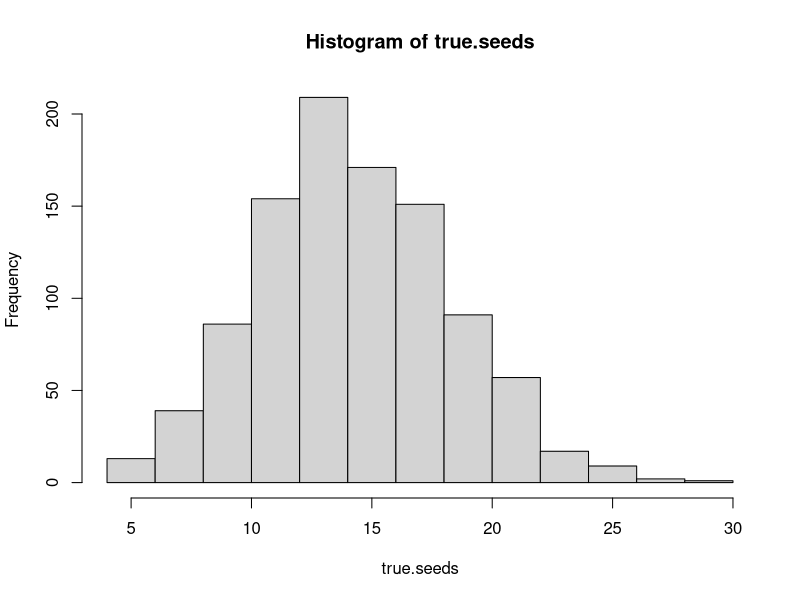
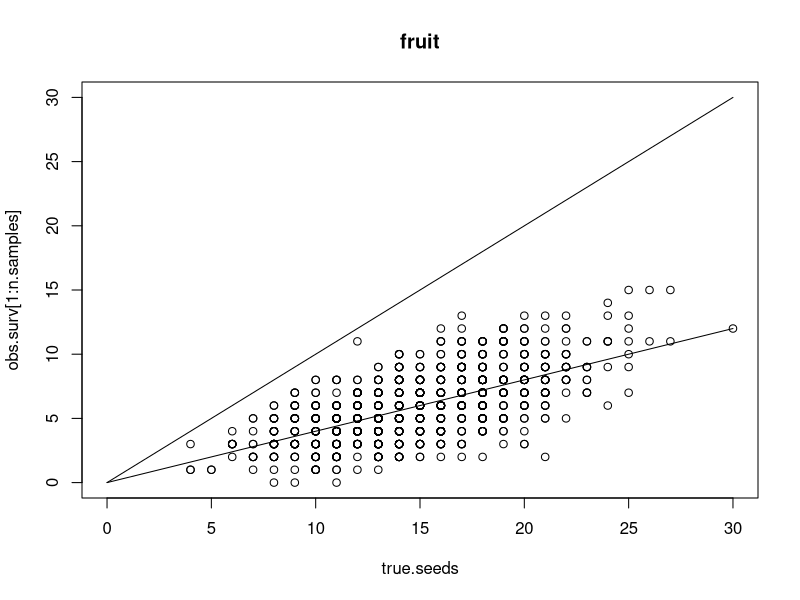

Here is the R script that generated these plots, in order: (Note: this script raises an error after producing the figures.)
setwd(getwd()) # replace the getwd() with whatever you want

###
### Packages
###

ipak <- function(pkg){
  new.pkg <- pkg[!(pkg %in% installed.packages()[, "Package"])]
  if (length(new.pkg)) 
    install.packages(new.pkg, dependencies = TRUE)
  sapply(pkg, require, character.only = TRUE)
}


# Load libraries

packages <- c("rjags","boot")
ipak(packages)



###
### Simulate data
###

### Define some parameters

# Sample sizes
n.samples <- 1000
mean.seeds <- 15
n.tree.id <- 20

# "True" survival parameters (that we hope to recapitulate later)
p.surv.fruit <- 0.4
p.surv.gut <- 0.8

# Simulate "true" fruit data
set.seed(1)
true.seeds <- rpois(n.samples, mean.seeds)
hist(true.seeds)

# Simulate "observed" fruit data
tree.id <- rep(1:n.tree.id,each=n.samples/n.tree.id) # This is tree tree.id
p.surv.tree.id <- round(rnorm(n.tree.id,0,0.02),digits=2)
#obs.surv <- rbinom(n = n.samples, size = true.seeds, prob = p.surv.fruit) # This one does not have tree.idual level random effects
obs.surv <- rbinom(n = n.samples, size = true.seeds, prob = p.surv.fruit+rep(p.surv.tree.id,each=n.samples/n.tree.id)) # To make tree.iduals have different survival
est.mean <- mean(true.seeds) # Lets just say that we're getting the mean from the same population
est.mean <- rep(est.mean,length(obs.surv))

# Simulate observed gut-passed data (Nseeds is no longer unknown)
tree.id <- rep(tree.id, 2)
#obs.surv <- c(obs.surv,rbinom(n = n.samples, size = true.seeds, prob = p.surv.gut)) # This one does not have tree.idual level random effects
obs.surv <- c(obs.surv,rbinom(n = n.samples, size = 1, prob = p.surv.gut+rep(p.surv.tree.id,each=n.samples/n.tree.id))) # To make tree.iduals have different survival

whole.fruit <- rep(c(1,0),each=n.samples)
gut.passed <- c(rep(NA, n.samples), rep(0:1, length.out=n.samples))
n.bird <- 10
bird.id <- as.factor(c(rep(NA, n.samples), 
                       rep(letters[1:n.bird], 
                           each=n.bird, 
                           length.out=n.samples)))
# Make half of these not gut passed
bird.id[n.samples + which((n.samples+1):(2*n.samples) %% 2 == T)] <- NA


# Figure out indices for each of the three treatments
wf.indices <- 1:n.samples
mech.indices <- n.samples + which((n.samples+1):(2*n.samples) %% 2 == T)
bird.indices <- n.samples + which((n.samples+1):(2*n.samples) %% 2 == T) + 1
seed.indices <- c(mech.indices,bird.indices)

# Make sure the data simulation makes sense
par(mfrow=c(1,1))
plot(true.seeds, obs.surv[1:n.samples],
     xlim=c(0,range(true.seeds)[2]),
     ylim=c(0,range(true.seeds)[2]),
     main="fruit")
# If there was 100% survival
curve(x*1,add=T)
# This is the mean relationship based on the "true" fruit survival parameter
curve(x*p.surv.fruit,add=T) 


#


###
### Define Model
###

# b0mean - mean survival for fruit
# b0 - the tree individual random effects (contained in b0[tree.id])
# b1 - the effect of gut passage
# b2 - the bird invidual random effects

sink("model.txt")
cat("

model { 
  
    #Likelihood
    
    # First loop over the whole fruits (no bird, yes tree random effects)
    for(i in wf.indices){ 
    
    # Likelihood
    # Process model
    obs.surv[i] ~ dbinom(p[i], n.seed.true[i])
    logit(p[i]) <- b0mean[i] # Deterministic model. Will add other terms.
    b0mean[i] ~ dnorm(b0[tree.id[i]], b0sig)
    
    # Data model
    
    n.seed.true[i] ~ dpois(l.seed) # Probably could just use dnorm
    
    }
    
    
    # Second loop over the mech seeds (no bird, yes tree random effects)
    for(i in mech.indices){ 
    
    # Likelihood
    # Process model
    obs.surv[i] ~ dbinom(p[i], 1) # Could make this multinomial...
    logit(p[i]) <- b0mean[i] + b1[1+gut.passed[i]] # Deterministic model. Will add other terms.
    
    b0mean[i] ~ dnorm(b0[tree.id[i]], b0sig)
    }


    # Third loop over the bird seeds (yes bird, yes tree random effects)
    # Not totally sure if this is best / most efficient. Could be included in the
    # previous forloop or a nested forloop potentially...
    for(i in bird.indices){ 
    
    # Likelihood
    # Process model
    obs.surv[i] ~ dbinom(p[i], 1) # Could make this multinomial...
    logit(p[i]) <- b0mean[i] + b1[1+gut.passed[i]] + b2mean[i] # Deterministic model. Will add other terms.
    
    b0mean[i] ~ dnorm(b0[tree.id[i]], b0sig)
    b2mean[i] ~ dnorm(b2[bird.id[i]], b2sig)
    }
    
    
    
    # Priors
    for(j in 1:max(tree.id)){
    b0[j] ~ dnorm(0,1/2.25)
    }
    b0sig ~ dunif(0,100)
    
    b1[1] ~ dnorm(0,1/2.25)
    b1[2] ~ dnorm(0,1/2.25)
    
    for(j in 1:n.bird){
    b2[j] ~ dnorm(0,1/2.25)
    }
    
    b2sig ~ dunif(0,100)
    
    l.seed ~ dnorm(15,3) # This is where mean seeds per fruit and sd are supplied
    
    
    
    
    }#end of model




    ",fill=TRUE)
sink()



###
### Set up and run model
###

# Make data object for jags.model to use
data <- list(obs.surv=obs.surv, 
             #est.mean=est.mean, # Currently just putting this directly in model...
             gut.passed=gut.passed,
             bird.id=bird.id,
             n.bird=n.bird,
             #n.samples=n.samples,
             wf.indices=wf.indices,
             mech.indices=mech.indices,
             bird.indices=bird.indices,
             #whole.fruit = whole.fruit,
             tree.id = tree.id)

# Make inits object for jags.model to use
# Notice that you have to have high estimates of n.seed.true that's too big (can't be lower than n.obs)
inits <- list(
  list(n.seed.true=rep(30,n.samples),b0=rnorm(n.tree.id,0,2),b1=rnorm(2),l.seed=rpois(n=1,lambda=30),b2=rnorm(n.bird)),#,p=runif(n.tree.id,0,1)),
  list(n.seed.true=rep(30,n.samples),b0=rnorm(n.tree.id,0,2),b1=rnorm(2),l.seed=rpois(n=1,lambda=30),b2=rnorm(n.bird)))#,p=runif(n.tree.id,0,1))


parameters <- c("p","b0") # use this for variable list in coda object


###Compile JAGS model, do updates, obtain coda obect for parameters, and JAGS object for plotting posterior distribution of optimum elevation, Bayesian p value, and probability of occupancy as a function of elevation

M1.model <- jags.model("model.txt",data=data,inits=inits,n.chains=2,n.adapt=1000)

update(M1.model, n.iter=1000)

zj <- jags.samples(M1.model,data=data, inits=inits, n.chains=2,variable.names=c("b0","b1", "b2", "n.seed.true", "p"), n.iter=3000)





###
### Look at model results, see if it recapitulates "true" parameters
###

# Does it provide good estimates of the 'true' seeds?
par(mfrow=c(1,1))
plot(true.seeds ~ summary(zj$n.seed.true,FUN=mean)$stat)
curve(x*1,add=T) # Collapses the distribution slightly...

# There were no true differences among "mech" and "gut" so we expect
# these to be similar.
inv.logit(summary(zj$b1, FUN=mean)$stat)
# They are.



# See if the tree.id random effects terms (y-axis) recapitulate the true parameters (x-axis)
par(mfrow=c(2,1))
plot(inv.logit(summary(zj$b0, FUN=mean)$stat) ~ c(p.surv.tree.id+rep(p.surv.fruit,n.tree.id)),
     xlab="true random effect",
     ylab="model random effect") # tapply(obs.surv,tree.id,mean)
curve(x*1,add=T)
# A different perspective is whether they recaptiulate not the true mean
# seed survival but the observed mean seed survival
plot(inv.logit(summary(zj$b0, FUN=mean)$stat) ~ c(tapply(obs.surv[1:n.samples],tree.id[1:n.samples],mean)/est.mean[1]),
     xlab="observed random effect",
     ylab="model random effect")
curve(x*1,add=T)

mean(summary(zj$p, FUN=mean)$stat) # Overall mean survival - should be mean of 0.8 and 0.4
hist(summary(zj$b2, FUN=mean)$stat) # This is the distribution of bird random effects

inv.logit(mean(summary(zj$b0, FUN=mean)$stat))
inv.logit(mean(summary(zj$b0, FUN=mean)$stat) + mean(summary(zj$b1, FUN=mean)$stat))
inv.logit(mean(summary(zj$b0, FUN=mean)$stat) + mean(summary(zj$b1, FUN=mean)$stat + summary(zj$b2, FUN=mean)$stat))
inv.logit(mean(summary(zj$b0, FUN=mean)$stat))

